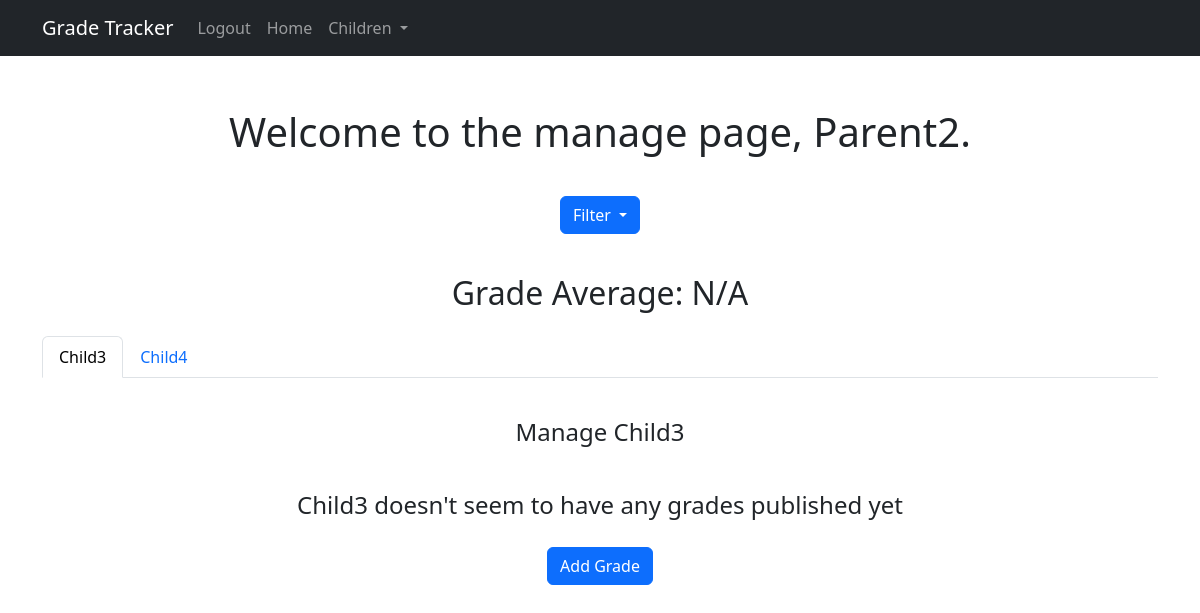
The page /manage-child/5 (signed in) on the database as committed earlier.
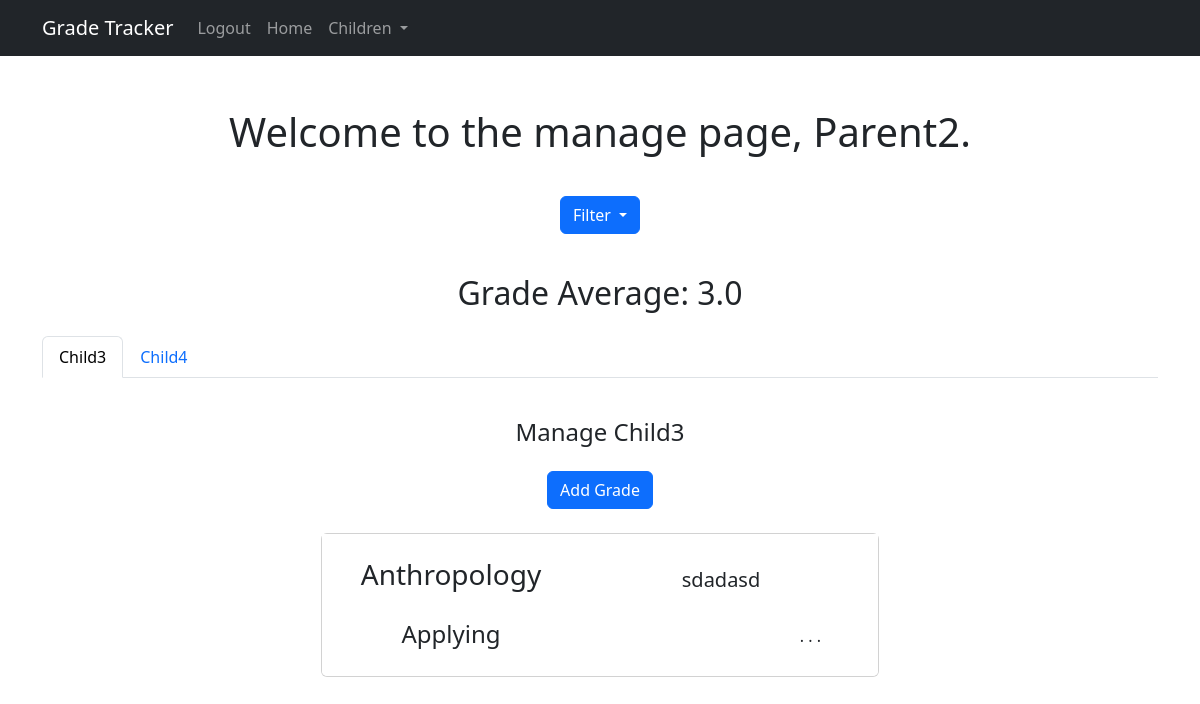
The same page on the database as committed later.
### website/models.py (models this page shows)
class User(db.Model, UserMixin):
    id = db.Column(db.Integer, primary_key=True)
    email = db.Column(db.String(150))
    password = db.Column(db.String(150))
    first_name = db.Column(db.String(150))
    last_name = db.Column(db.String(150))
    parent = db.Column(db.Boolean)

class Grade(db.Model):
    id = db.Column(db.Integer, primary_key=True)
    grade = db.Column(db.Enum(GradeEnum))
    subject = db.Column(db.String(150))
    grade_comment = db.Column(db.String(350))

### website/views.py (the view, shortened to what this page needs)
@views.route('/manage-child/<int:child_id>', methods=['GET', 'POST'])
@login_required
def manage(child_id):
    grade_options = ['Extending', 'Applying',
                     'Developing', 'Beginning', 'Insufficient Evidence']
    subject_options = ["Math", "Science",    "English",    "Social Studies",    "History",    "Geography",    "World History",    "US History",    "European History",    "Asian Studies",    "Latin American Studies",    "African Studies",    "Physical Education",    "Health",    "Art",    "Music",    "Drama",    "Theater",    "Film Studies",    "Media Studies",    "Journalism",    "Creative Writing",    "Computer Science",    "Programming",    "Web Development",
                       "Data Science",    "Statistics",    "Business",    "Economics",    "Marketing",    "Accounting",    "Finance",    "Foreign Languages",    "Spanish",    "French",    "German",    "Italian",    "Chinese",    "Japanese",    "Korean",    "Arabic",    "Hebrew",    "Russian",    "Portuguese",    "Biology",    "Chemistry",    "Physics",    "Environmental Science",    "Psychology",    "Sociology",    "Anthropology",    "Philosophy",    "Religious Studies"]
    args = MultiDict()
    subject_filter = request.args.get('subjectFilter')
    grade_filter = request.args.get('gradeFilter')
    if current_user.parent:
        children = [x for x in ParentRelationship.query.filter_by(
            parent_id=current_user.id)]
        children = [User.query.filter_by(
            id=x.child_id).first() for x in children]
        child = User.query.get(child_id)
        if not child:
            return redirect(url_for('views.manage_child'))
        if child.parent:
            return redirect(url_for('views.manage_child'))
        if ParentRelationship.query.filter_by(child_id=child.id).first():
            if ParentRelationship.query.filter_by(child_id=child_id).first().parent_id != current_user.id:
                return redirect(url_for('views.manage_child'))
        else:
            return redirect(url_for('views.manage_child'))
        if not children:
            return redirect(url_for('views.manage_child'))
        active_child = User.query.filter_by(id=child_id).first()
        grade_relationships = GradeRelationship.query.filter_by(
            child_id=active_child.id)
        grades = [Grade.query.filter_by(id=x.grade_id).first()
                  for x in grade_relationships]
        subject_options = sorted(subject_options)
        if subject_filter and subject_filter in subject_options:
            args["subjectFilter"] = subject_filter
            grades = [x for x in grades if x.subject == subject_filter]
        if grade_filter and grade_filter in grade_options:
            args["gradeFilter"] = grade_filter
            grades = [x for x in grades if x.grade.value == grade_filter]
        grade_avg = 'N/A'
        if grades != []:
            grades = reversed(grades)
            grades = list(grades)
            grade_value = {'Extending': 4, 'Applying': 3, 'Beginning': 2,
                           'Developing': 1, 'Insufficient Evidence': 0}
            grade_avg = sum([grade_value.get(x)
                            for x in [y.grade.value for y in grades]]) / len(grades)
            grade_avg = round(grade_avg, 2)
        return render_template('manage.html', grade_avg=grade_avg, user=current_user, **args.to_dict(flat=False), children=children, active_child=active_child, grades=grades, subjects=subject_options, grade_options=grade_options, subject_filter=subject_filter, grade_filter=grade_filter)
    else:
        return redirect('views.home')

### website/__init__.py (called while the page is built)
def create_app():
    app = Flask(__name__)
    app.config['SECRET_KEY'] = "Vml2aWVubmUK"
    app.config['SQLALCHEMY_DATABASE_URI'] = f'sqlite:///{DB_NAME}'
    db.init_app(app)
    from .views import views
    from .auth import auth
    app.register_blueprint(views, url_prefix='/')
    app.register_blueprint(auth, url_prefix='/')
    from .models import User, Grade
    with app.app_context():
        db.create_all()
    login_manager = LoginManager()
    login_manager.login_view = 'auth.login'
    login_manager.init_app(app)
    @login_manager.user_loader
    def load_user(id):
        return User.query.get(int(id))
    return app

### website/templates/manage.html (shortened to what this page needs)
{% extends 'base.html'%}  {% block content %}
<h1 class="py-4 my-1 text-center mb-3">
  Welcome to the manage page, {{ user.first_name }}.<br />
</h1>
<div class="dropdown mx-auto text-center" align="center">
  <button
    type="button"
    class="btn btn-primary dropdown-toggle"
    data-bs-toggle="dropdown"
    aria-expanded="false"
    data-bs-auto-close="outside"
  >
    Filter
  </button>
</div>
<br />
<h4 class="fs-2 text-center my-3">Grade Average: {{ grade_avg }}</h4>
<ul class="nav nav-tabs my-4">
  {% for child in children %} {% if child.id == active_child.id %}
  <li class="nav-item">
    <a
      href="{{ url_for('views.manage', child_id=child.id, **request.args)}}"
      class="nav-link active"
      >{{ child.first_name }}</a
    >
  </li>
  {% else %}
  <li class="nav-item">
    <a
      href="{{ url_for('views.manage', child_id=child.id, **request.args)}}"
      class="nav-link"
      >{{ child.first_name }}</a
    >
  </li>
  {% endif %} {% endfor %}
</ul>
<h4 class="text-center mt-4 mb-2 p-3">Manage {{ active_child.first_name }}</h4>
{% if grades %}
<div align="center" class="mb-4">
  <a
    type="button"
    class="btn btn-primary"
    href="{{ url_for('views.parent_add_grade', child_id=active_child.id)}}"
    >Add Grade</a
  >
</div>
<div class="card w-50 mx-auto my-3">
  <ul class="list-group list-group-flush">
    {% for grade in grades %}
    <li class="list-group-item">
      <div class="row row-cols-lg-2 row-cols-sm-1">
        <div class="row me-2">
          <h3 class="card-title text-center mt-3">{{ grade.subject }}</h3>
          <div class="card-body text-center fs-4">{{ grade.grade.value }}</div>
        </div>
        <div class="row row-cols-1">
          <div class="col my-auto">
            <div class="card-body text-center fs-5 my-auto">
              {{ grade.grade_comment }}
            </div>
          </div>
          <div class="clearfix m-0">
            <div class="btn-group dropend float-end bottom-0">
              <button
                class="btn m-0"
                type="button"
                data-bs-toggle="dropdown"
                aria-expanded="false"
              >
                . . .
              </button>
            </div>
          </div>
        </div>
      </div>
    </li>
    {% endfor %}
  </ul>
</div>
{% else %}
<p class="text-center mx-auto my-2 p-3 fs-4">
  {{ active_child.first_name }} doesn't seem to have any grades published yet
</p>
<div align="center" class="mb-4">
  <a
    type="button"
    class="btn btn-primary"
    href="{{ url_for('views.parent_add_grade', child_id=active_child.id)}}"
    >Add Grade</a
  >
</div>
{% endif %} {% endblock %}

### website/templates/base.html (shortened to what this page needs)
<!DOCTYPE html>
<html lang="en">
  <head>
    <link
      rel="stylesheet"
      type="text/css"
      href="{{ url_for('static', filename='bootstrap-5.3.0/css/bootstrap.css')}}"
    />
  </head>
  <body class="pb-5">
    <nav class="navbar navbar-expand-lg bg-dark navbar-dark">
      <div class="container">
        <a class="navbar-brand" href="#">Grade Tracker</a>
        <div class="collapse navbar-collapse" id="navbarSupportedContent">
          <ul class="navbar-nav me-auto mb-2 mb-lg-0">
            {% if user.is_authenticated %}
            <li class="nav-item">
              <a
                class="nav-link"
                type="button"
                class="btn btn-primary"
                data-bs-toggle="modal"
                data-bs-target="#logoutModal"
                >Logout</a
              >
            </li>
            <li class="nav-item">
              <a class="nav-link" href="/">Home</a>
            </li>
            {% if user.parent == 1 %}
            <li class="nav-item dropdown">
              <a
                class="nav-link dropdown-toggle"
                href="#"
                role="button"
                data-bs-toggle="dropdown"
                aria-expanded="false"
              >
                Children
              </a>
            </li>
            {% endif %} {% endif %}
          </ul>
        </div>
      </div>
    </nav>
    <div class="container mx-auto pt-4">{% block content %}{% endblock %}</div>
  </body>
</html>

Rows that differ between the two databases and show on the page:
shown differently, row unchanged: User "Child3": first_name "Child3" → (not shown)
added Grade: subject "Anthropology", grade.value "Applying", grade_comment "sdadasd"
Other text that changed with them:
{{ grade_avg }}: "N/A" → "3.0"
text no longer shown: "doesn't seem to have any grades published yet"
